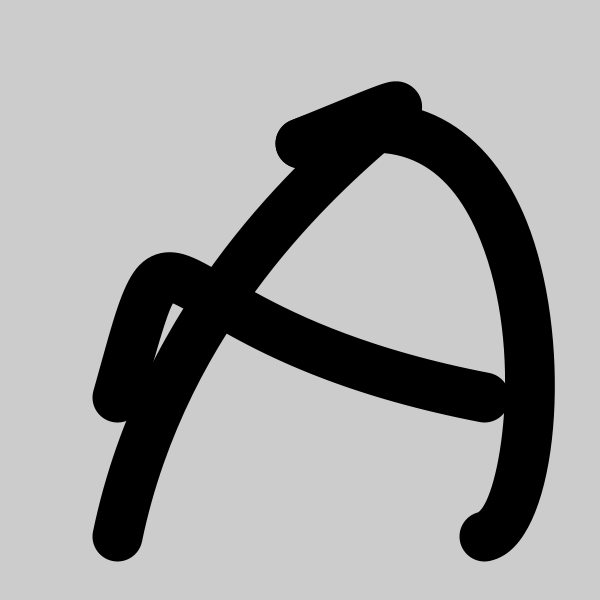
Frame 1 (no input)
Frame 60 (the mouse pressed at the canvas centre just before this capture): identical to frame 1, image omitted
Frame 120 (the mouse held since frame 60 and released just before this capture): identical to frame 1, image omitted

The Processing sketch that drew this single still picture (run headless with seeded random() and noise(); from frame 60 on, the mouse is pressed at the canvas centre):

// Processing sketch: processing_45912
// ── processing_45912.pde

float lbx,lby,tbx,tby,rbx,rby, cblx,cbly,cbrx,cbry;

void setup (){
  size(600,600);

lbx=random(300);
lby=random(117, 300);

tbx=random(600);
tby=random(143);

rbx=random(300,600);
rby=random(484,600);

cblx=random(397);
cbly=random(300);
cbrx=random(377);
cbry=random(300,600);


stroke(0);
strokeWeight(50);
noFill();
beginShape();
//left stroke
bezier(117,536, lbx,lby, tbx,tby, 300,143);
//right stroke
bezier(300,143, tbx,tby, rbx,rby, 484,536);
//cross bar
bezier(117, 397, cblx,cbly, cbrx,cbry,484, 397); 




/*vertex(117, 536);
vertex( 300, 143);
vertex(484, 536);*/
endShape();

};
void draw(){
 
}
